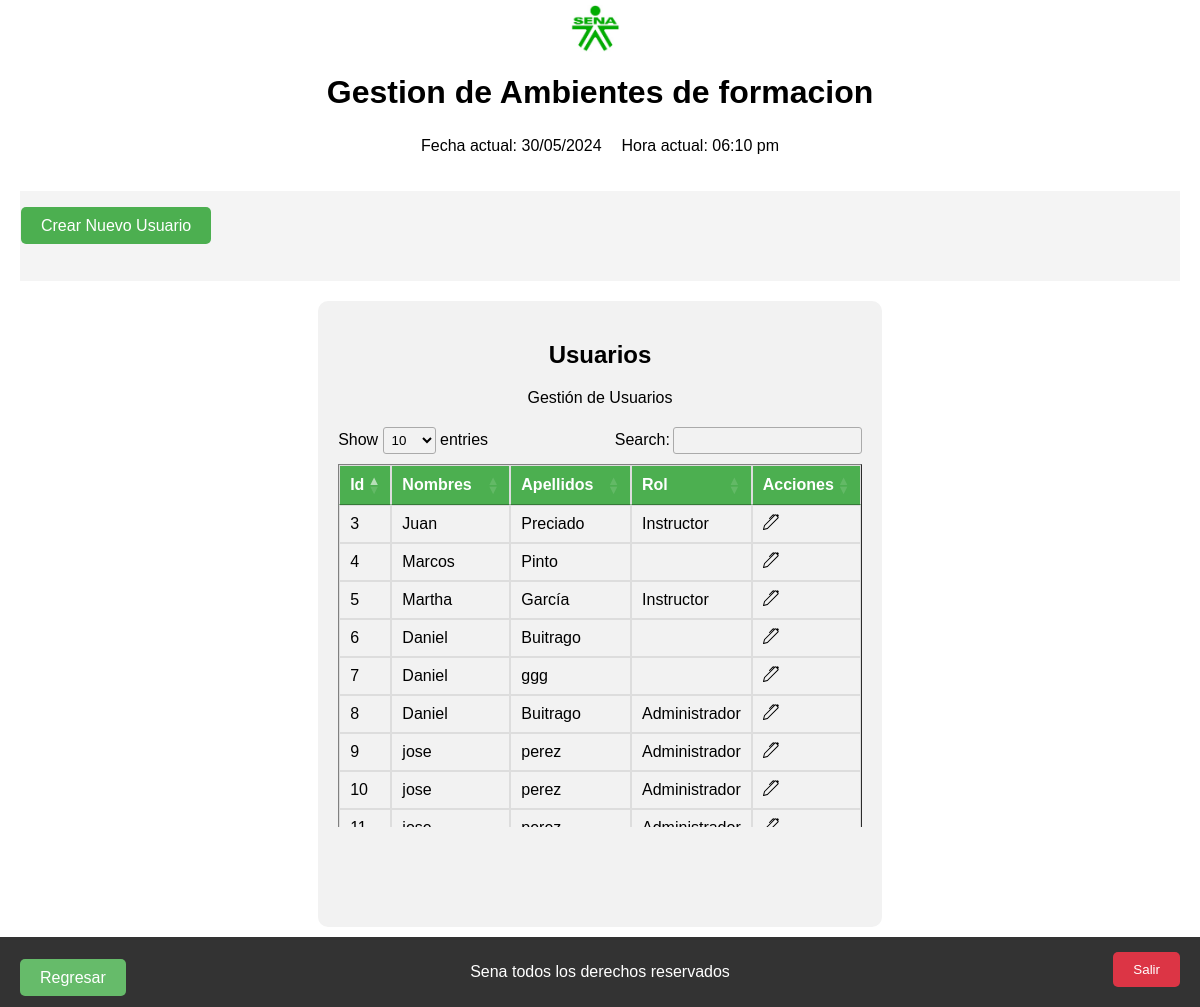
Before: /views/administrador/usuarios/index.php with the older database file.
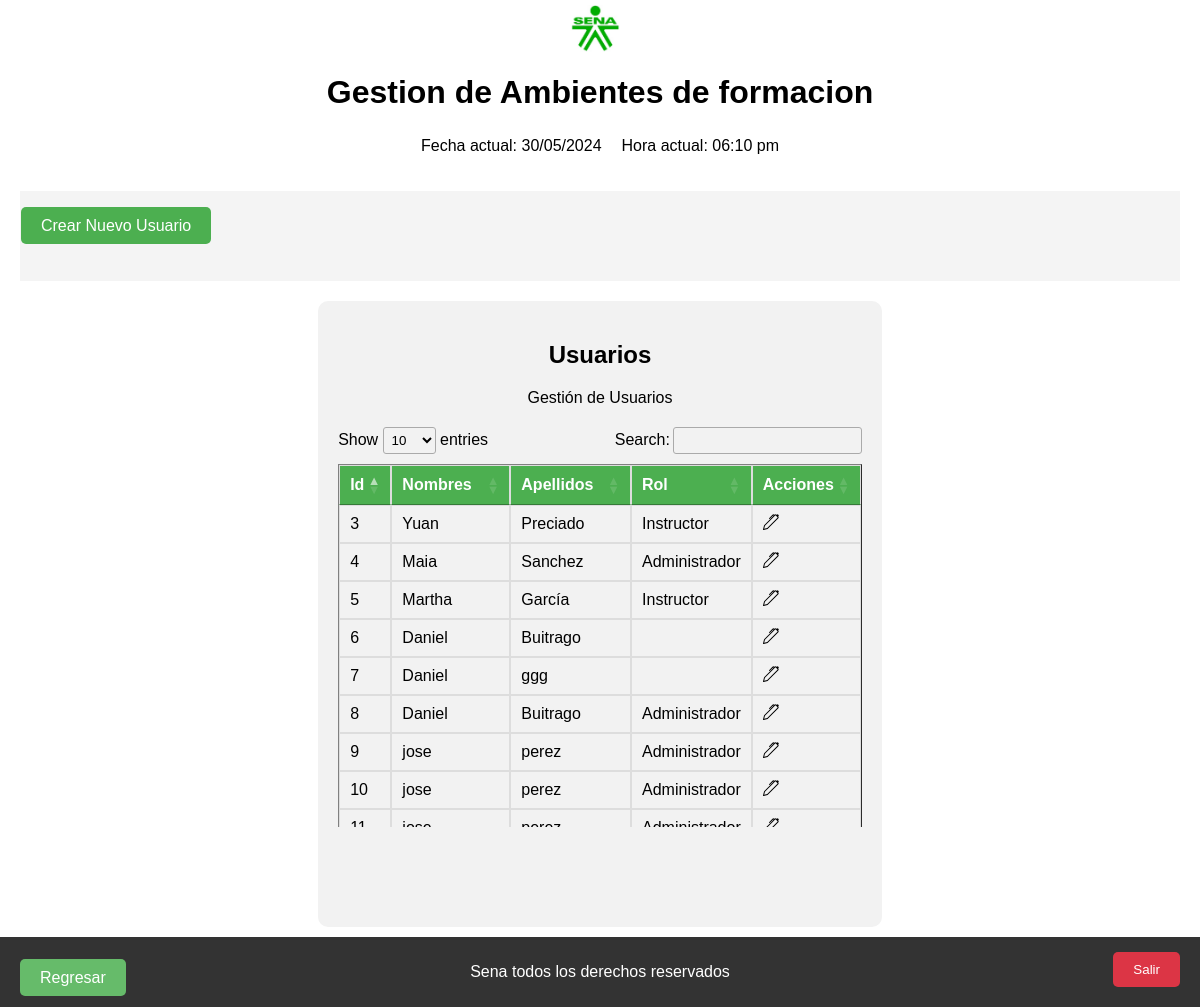
After: the same page with the newer database file.
### tables this page shows
CREATE TABLE `t_usuarios` (
  `Id_usuario` int(11) NOT NULL,
  `Nombres` varchar(100) NOT NULL,
  `Apellidos` varchar(100) NOT NULL,
  `Clave` varchar(255) DEFAULT NULL,
  `Rol` enum('Administrador','Instructor') NOT NULL
);

### views/administrador/usuarios/index.php (the view, shortened to what this page needs)
<?php
    $db = Database::connect();
?>
<!DOCTYPE html>
<html>
<head>
    <link rel="stylesheet" type="text/css" href="../assets/styles.css">
    <link rel="stylesheet" type="text/css" href="https://cdn.datatables.net/1.12.1/css/jquery.dataTables.css">
</head>
<body>
<header>
    <div class="logo-container">
        <img src="../assets/Logo-Sena.jpg" alt="Logo de la empresa" class="logo">
    </div>
    <div class="title">
        <h1>Gestion de Ambientes de formacion</h1>
    </div>
    <div class="datetime">
        <?php
        $fechaActual = date("d/m/Y");
        $horaActual = date("h:i a");
        ?>
        <div class="datetime">
            <div class="fecha">
                <p>Fecha actual: <?php echo $fechaActual; ?></p>
            </div>
            <div class="hora">
                <p>Hora actual: <?php echo $horaActual; ?></p>
            </div>
        </div>
    </div>
</header>
<nav>
    <div class="filtro-y-crear">
        <div class="crear-ambiente">
            <ul>
                <?php
                $url_create = '/dashboard/gestion%20de%20ambientes/admin/createUsuario/';
                ?>
                <li><a href="<?php echo $url_create; ?>" id="btn-create">Crear Nuevo Usuario</a></li>
            </ul>
        </div>
    </div>
</nav>
<section class="ambiente" id="section-ambiente">
    <div class="subtitulo-ambiente">
        <h2>Usuarios</h2>
    </div>
    <div class="descripcion-ambiente">
        <p>Gestión de Usuarios</p>
    </div>
    <div class="tabla-ambientes tabla-scroll">
        <table class="table table-striped table-dark table_id" border="1" id="tabla-ambientes">
            <thead>
                <tr>
                    <th>Id</th>
                    <th>Nombres</th>
                    <th>Apellidos</th>
                    <th>Rol</th>
                    <th>Acciones</th>
                </tr>
            </thead>
            <tbody>
                <?php
                $query = "SELECT id_usuario, Nombres, Apellidos, Clave, Rol FROM t_usuarios";
                $result = $db->query($query);
                if ($result->num_rows > 0) {
                    while($row = $result->fetch_assoc()) {
                        echo "<tr>";
                        echo "<td>" . $row["id_usuario"] . "</td>";
                        echo "<td>" . $row["Nombres"] . "</td>";
                        echo "<td>" . $row["Apellidos"] . "</td>";
                        echo "<td>" . $row["Rol"] . "</td>";
                        echo "<td>";
                        $url_update = '/dashboard/gestion%20de%20ambientes/admin/updateUsuario/';
                        echo "<a href='" . $url_update . $row['id_usuario'] . "' class=''><img src='../assets/editar.svg'></a>";
                        echo "</td>";
                        echo "</tr>";
                    }
                } else {
                    echo "<tr><td colspan='3'>0 resultados</td></tr>";
                }
                ?>
            </tbody>
        </table>
        <div class="regresar">
            <?php
            $url_regresar = 'home';
            ?>
            <a href="<?php echo $url_regresar; ?>" class="button boton-centrado" id="btn-regresar">Regresar</a>
        </div>
        <div class="salir">
            <button id="btn_salir">Salir</button>
        </div>
    </div>
</section>
<footer>
    <p>Sena todos los derechos reservados</p>
</footer>
</body>
</html>

### assets/styles.css (style rules this page uses)
body { margin: 5px 0 0 0; padding: 0; display: flex; flex-direction: column; align-items: center; justify-content: center; min-height: 100vh; font-family: Arial, sans-serif; }
header { display: flex; flex-direction: column; align-items: center; justify-content: space-between; margin-bottom: 20px; }
header h1 { margin-bottom: 10px; }
.logo-container { display: flex; align-items: center; margin-right: 10px; }
.logo { width: 50px; height: auto; }
nav { background-color: #f4f4f4; padding: 10px 0; text-align: center; margin-bottom: 20px; width: calc(100% - 40px); max-width: 1200px; margin-left: auto; margin-right: auto; }
nav ul { list-style-type: none; padding: 0; }
nav ul li { display: inline-block; margin-right: 20px; }
nav ul li:last-child { margin-right: 0; }
nav ul li a { text-decoration: none; color: #333; }
.datetime { display: flex; justify-content: space-between; margin-bottom: 0px; }
.datetime .fecha { margin-right: 10px; }
.datetime .hora { margin-left: 10px; }
footer { position: fixed; bottom: 0; left: 0; width: 100%; background-color: #333; color: #fff; text-align: center; padding: 10px 0; }
.ambiente { background-color: #f2f2f2; padding: 20px; border-radius: 10px; margin: 0px; margin-bottom: 80px; max-width: 1200px; }
.subtitulo-ambiente { text-align: center; margin-bottom: 20px; }
.descripcion-ambiente { text-align: center; margin-bottom: 20px; }
.tabla-ambientes { max-height: 400px; overflow-y: auto; margin-bottom: 80px; }
.tabla-ambientes table { width: 100%; border-collapse: collapse; }
.tabla-ambientes th, .tabla-ambientes td { padding: 8px; border: 1px solid #ddd; text-align: left; }
.tabla-ambientes th { background-color: #4CAF50; color: white; }
.tabla-ambientes tr:nth-child(even) { background-color: #f2f2f2; }
.boton-modificar, .boton-generar-qr, .boton-habilitar, .boton-inhabilitar, .boton-centrado { background-color: #66BB6A; color: white; padding: 10px 20px; border: none; border-radius: 5px; text-decoration: none; }
.salir { position: fixed; bottom: 20px; right: 20px; z-index: 1; }
#btn_salir { background-color: #dc3545; color: white; padding: 10px 20px; border: none; border-radius: 5px; cursor: pointer; }
.regresar { position: fixed; bottom: 20px; left: 20px; z-index: 1; }
.filtro-y-crear { display: flex; align-items: center; justify-content: space-between; margin-bottom: 20px; width: calc(100% - 40px); max-width: 1200px; margin-left: auto; margin-right: auto; }
button { background-color: #4CAF50; color: white; padding: 10px 20px; border: none; border-radius: 5px; cursor: pointer; transition: background-color 0.3s; }
#btn-create { background-color: #4CAF50; color: white; padding: 10px 20px; border: none; border-radius: 5px; text-decoration: none; cursor: pointer; transition: background-color 0.3s; margin-left: -20%; }

Changed rows visible on the page:
changed t_usuarios "Preciado": Nombres "Juan" → "Yuan"
changed t_usuarios id 4: Nombres "Marcos" → "Maia"; Apellidos "Pinto" → "Sanchez"; Rol (not shown) → "Administrador"
